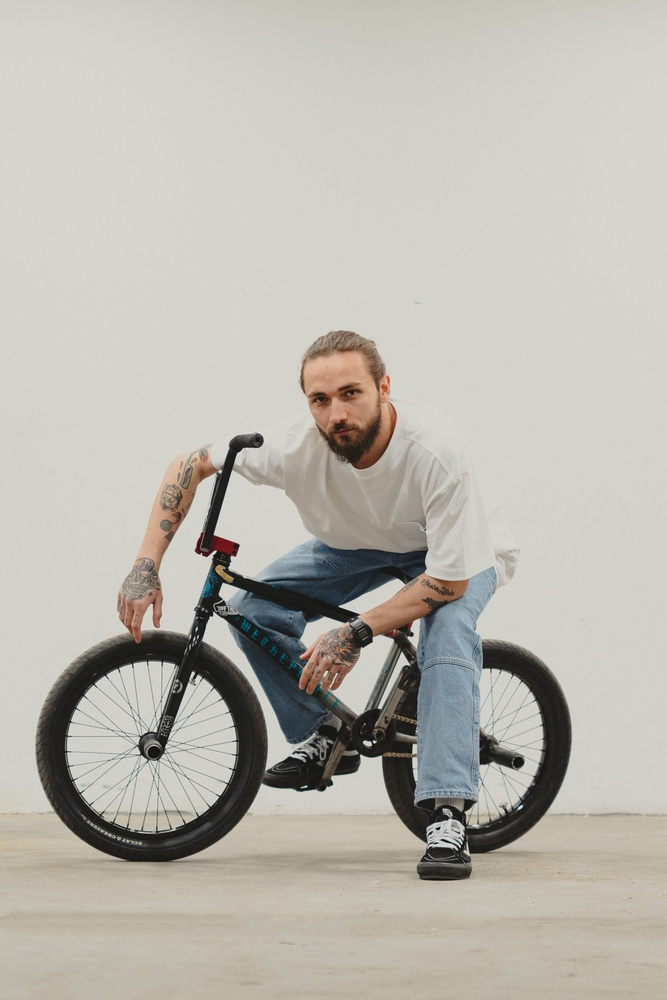
#> input picture img/test_img_02.jpg, 667 x 1000 px, shrunk from 3025 x 4537 before the run
$ python main.py   (older library calls are emulated)
#> lines starting #> are read from the running program, lines starting #| are printed output that depends on the picture; after the words box and inside, x2 and y2 are one past the last pixel; in counts of white or black regions, pixels touching at a corner belong together
### Detectors/Canny/CannyDet.py
import cv2
import numpy
from Detectors.DetectorABC import DetectorABC


class CannyDet(DetectorABC):

    def __init__(self, lower_threshold, upper_threshold, arp_size=3):
        self.lower_threshold = lower_threshold
        self.upper_threshold = upper_threshold
        self.arp_size = arp_size


    def detect(self, img_path):
#> called with img_path = 'img/test_img_02.jpg'
        print("Detecting!!!")
        image = cv2.imread(img_path)
#> image is the input picture: shape (1000, 667, 3); mean B, G, R 175.1, 183.6, 185.8
        image_edges = cv2.Canny(image, self.lower_threshold, self.upper_threshold)
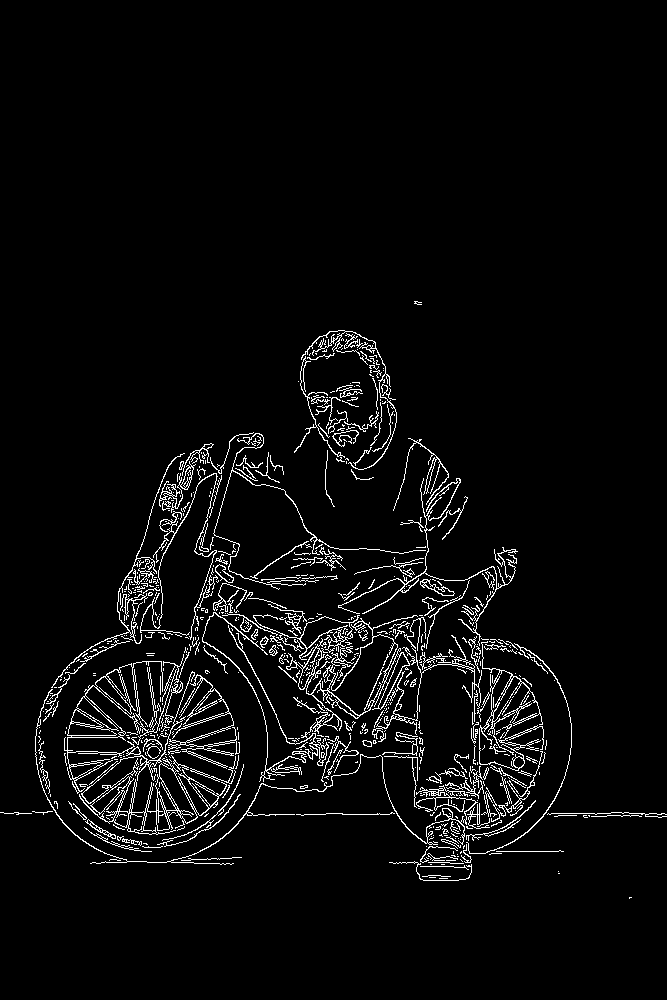
#> image_edges: shape (1000, 667); 4.1% white in thin lines or dots, all inside (x1, y1, x2, y2) = (0, 301, 667, 899)
        self.print_image(image, image_edges)

### Detectors/Laplace/LaplaceDet.py
import cv2

from Detectors.DetectorABC import DetectorABC


class LaplaceDet(DetectorABC):
    def __init__(self):
        pass

    def detect(self, img_path):
#> called with img_path = 'img/test_img_02.jpg'
        image = cv2.imread(img_path)
        image_edges = cv2.Laplacian(image, cv2.CV_64F)
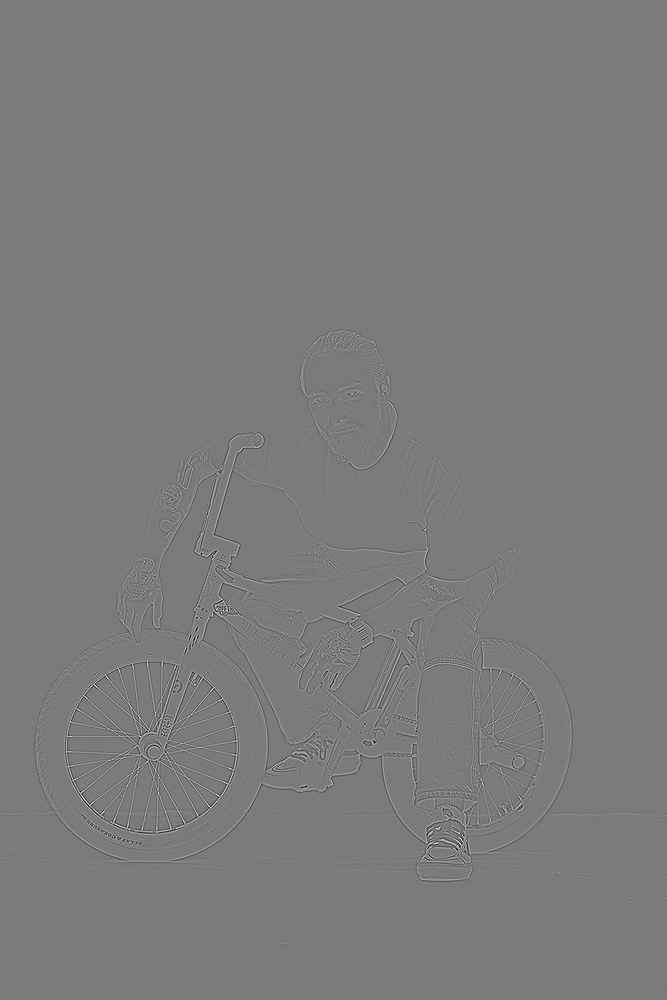
#> image_edges: shape (1000, 667, 3) float64; mean B, G, R 0, 0, 0; drawn with min black and max white
        self.print_image(image, image_edges)
#> in print_image (call 2), `cv2.imshow('Edges Detected', image_edges)`:
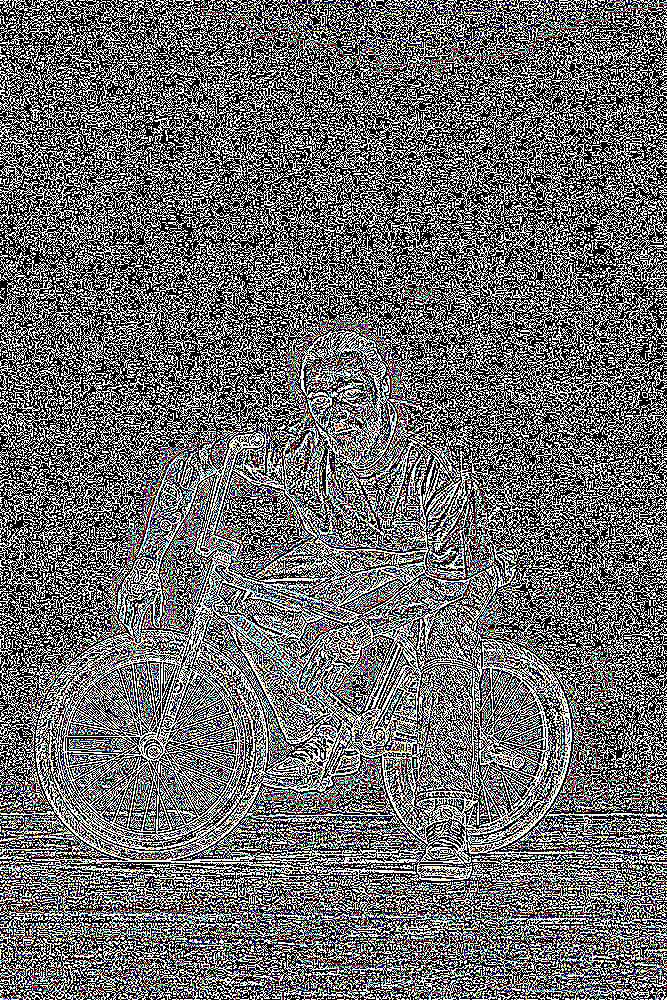
#> window 'Edges Detected': shape (1000, 667, 3); mean B, G, R 107.7, 107.4, 107.5

### Detectors/DetectorABC.py
from abc import ABC, abstractmethod
import cv2
class DetectorABC(ABC):

    @abstractmethod
    def detect(self, img_path):
        pass


    def print_image(self, image, image_edges):
        cv2.imshow('Original',image)
        cv2.imshow('Edges Detected', image_edges)
        cv2.waitKey(0)
        cv2.destroyAllWindows()

### main.py
from Detectors.Canny.CannyDet import CannyDet
from Detectors.Laplace.LaplaceDet import LaplaceDet


def main():
    my_canny_detector = CannyDet(50, 150, 7)
    my_canny_detector.detect("img/test_img_02.jpg")

    my_laplace_detector = LaplaceDet()
    my_laplace_detector.detect("img/test_img_02.jpg")#


main()
